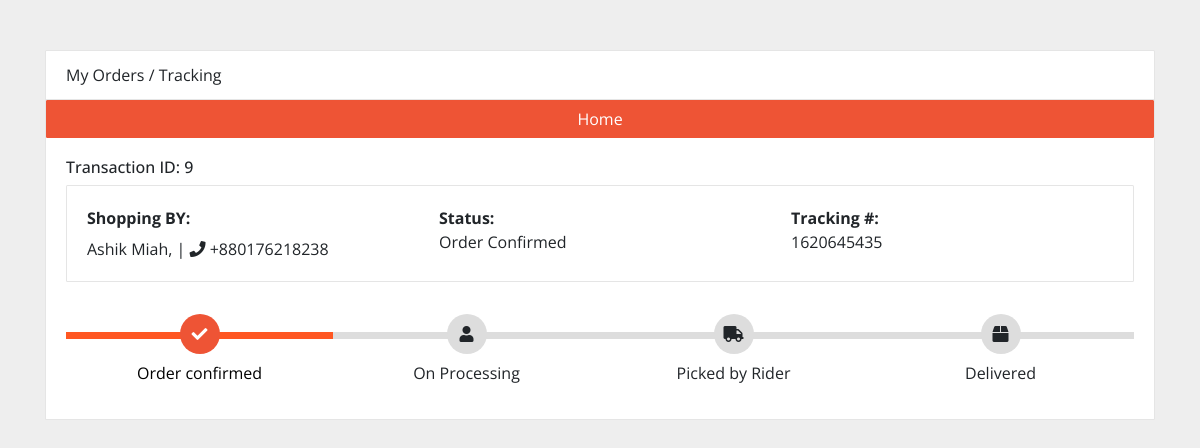
/track_order/ (signed in), run on an earlier commit of the app's database.
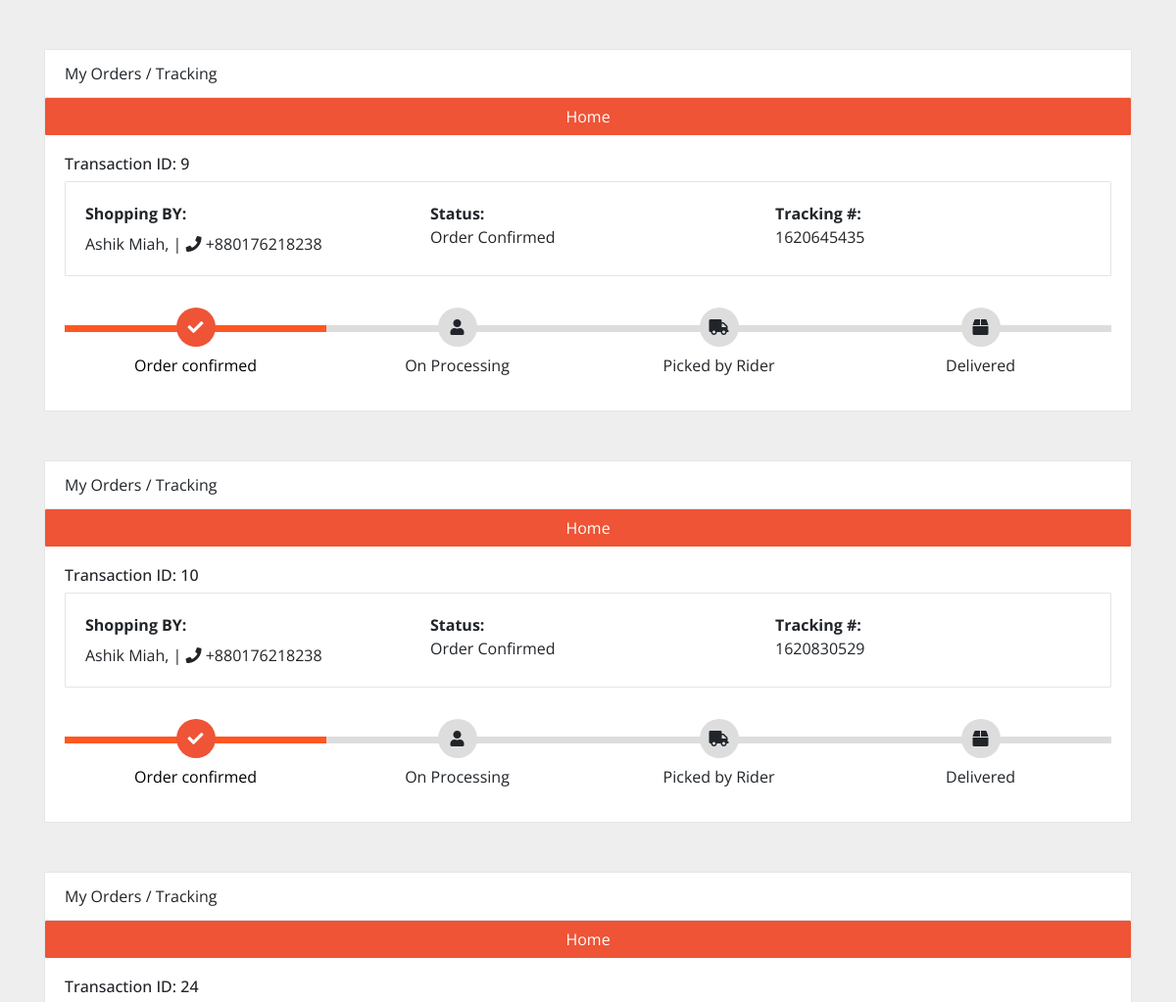
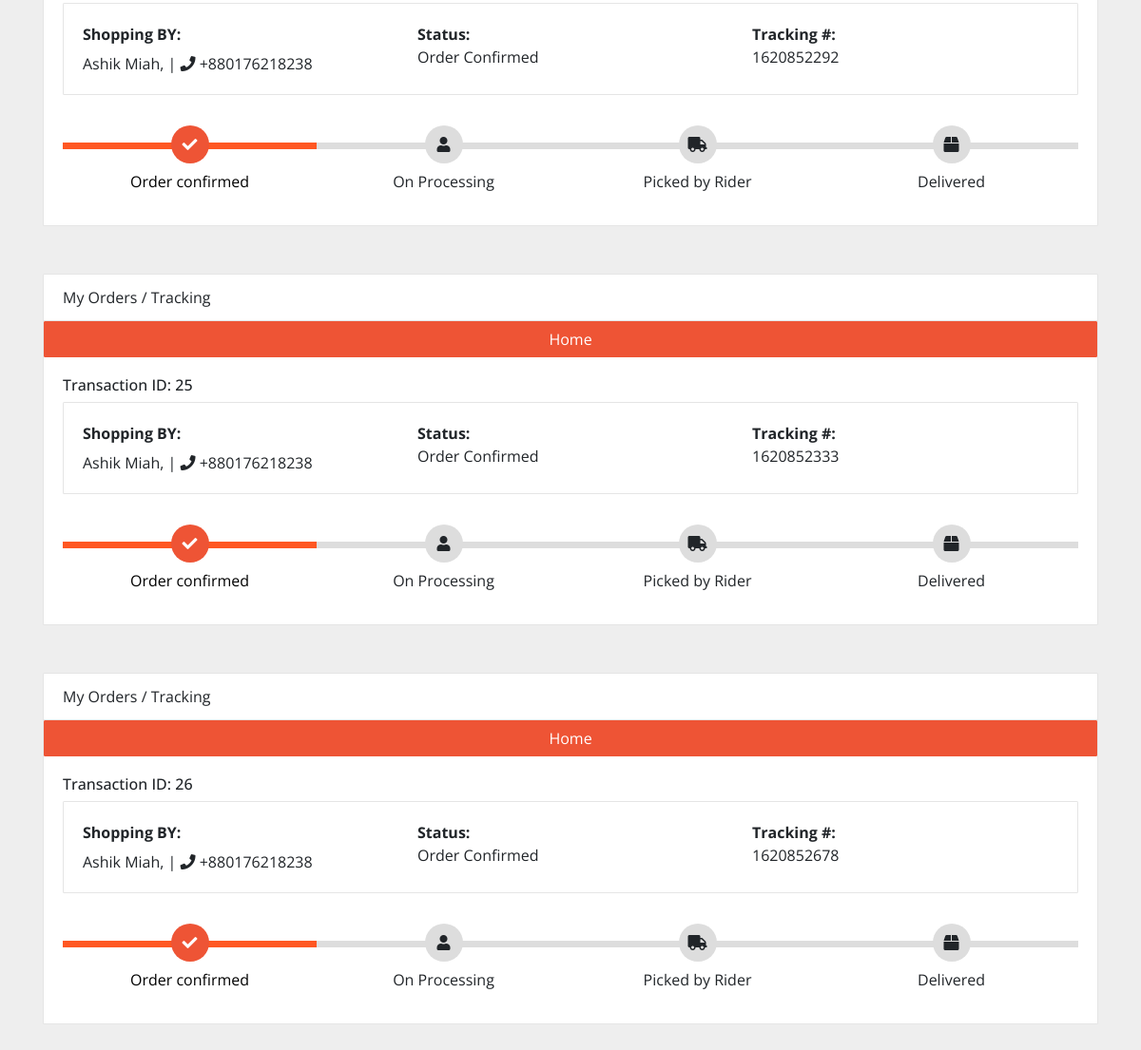
And on a later commit of the database (2 pictures, top to bottom).
### main/models.py (models this page shows, shortened)
class Order(models.Model):
    customer = models.ForeignKey(Customer, on_delete=models.SET_NULL, blank=True, null=True, related_name="orders")
    date_order = models.DateField(auto_now_add=True)
    time_order = models.TimeField(auto_now_add=True)
    complete = models.BooleanField(default=False, null=True)
    process = models.BooleanField(default=False)
    to_rider = models.BooleanField(default=False)
    delivered = models.BooleanField(default=False)
    transaction_id = models.CharField(max_length=200, null=True)
    class Meta:
        db_table = "order"

class Customer(models.Model):
    user = models.OneToOneField(User, on_delete=models.CASCADE,primary_key=True, related_name="customer_user")
    full_name = models.CharField(max_length=100, blank=True, null=True)
    phone_no = models.CharField(max_length=100, blank=True, null=True)
    class Meta:
        db_table = "customer_users"

### main/views.py (the view)
# urls.py: path('track_order/', views.track_order, name="track_order"),
def track_order(request):
    if request.user.is_authenticated and request.user.is_customer:
        customer = Customer.objects.get(user=request.user)
        order = Order.objects.filter(customer=customer)
        context = {"title":"Track Order","orders":order}
        return render(request, 'user/track_order.html',context)
    else:
        return redirect('/')

### main/templates/user/track_order.html (shortened to what this page needs)
<!DOCTYPE html>
<html lang="en">
<head>
</head>
<body>
    <link rel="stylesheet" href="https://stackpath.bootstrapcdn.com/bootstrap/4.3.1/css/bootstrap.min.css">
    <link rel="stylesheet" href="https://use.fontawesome.com/releases/v5.7.2/css/all.css">
    {%for order in orders%}
    {%if order.transaction_id%}
    <div class="track_order">
        <div class="container">
            <article class="card">
                <header class="card-header"> My Orders / Tracking </header>
                <a href="{%url 'home'%}" class="btn btn-warning shadow-none">Home</a>
                <div class="card-body">
                    <h6>Transaction ID: {{order.id}}</h6>
                    <article class="card">
                        <div class="card-body row">
                            <div class="col"> <strong>Shopping BY:</strong> <br> {{order.customer.full_name | title}}, | <i class="fa fa-phone"></i> {{order.customer.phone_no}} </div>
                            {%if order.complete == True and order.process == False and order.to_rider == False and order.delivered == False%}
                            <div class="col"> <strong>Status:</strong> <br> Order Confirmed </div>
                            {%elif order.complete == True and order.process == True and order.to_rider == False and order.delivered == False%}
                            <div class="col"> <strong>Status:</strong> <br> Order is Under Process </div>
                            {%elif order.complete == True and order.process == True and order.to_rider == True and order.delivered == False%}
                            <div class="col"> <strong>Status:</strong> <br> Picked By Rider </div>
                            {%elif order.complete == True and order.process == True and order.to_rider == True and order.delivered == True%}
                            <div class="col"> <strong>Status:</strong> <br> Order Delivered</div>
                            {%endif%}
                            <div class="col"> <strong>Tracking #:</strong> <br> {{order.transaction_id}}</div>
                        </div>
                    </article>
                    <div class="track">
                        {%if order.complete == True%}
                        <div class="step active"> <span class="icon"> <i class="fa fa-check"></i> </span> <span class="text">Order confirmed</span> </div>
                        {%else%}
                        <div class="step"> <span class="icon"> <i class="fa fa-check"></i> </span> <span class="text">Order confirmed</span> </div>
                        {%endif%}
                        {%if order.process == True%}
                        <div class="step active"> <span class="icon"> <i class="fa fa-user"></i> </span> <span class="text"> On Processing </span> </div>
                        {%else%}
                        <div class="step"> <span class="icon"> <i class="fa fa-user"></i> </span> <span class="text"> On Processing </span> </div>
                        {%endif%}
                        {%if order.to_rider%}
                        <div class="step active"> <span class="icon"> <i class="fa fa-truck"></i> </span> <span class="text"> Picked by Rider</span> </div>
                        {%else%}
                        <div class="step"> <span class="icon"> <i class="fa fa-truck"></i> </span> <span class="text"> Picked by Rider</span> </div>
                        {%endif%}
                        {%if order.delivered%}
                        <div class="step active"> <span class="icon"> <i class="fa fa-box"></i> </span> <span class="text">Delivered</span> </div>
                        {%else%}
                        <div class="step"> <span class="icon"> <i class="fa fa-box"></i> </span> <span class="text">Delivered</span> </div>
                        {%endif%}
                    </div>
                </div>
            </article>
        </div>
    </div>
    {%endif%}
    {%endfor%}
</body>
</html>

### main/templates/user/track_order.html (style rules this page uses)
body { background-color: #eeeeee; font-family: 'Open Sans', serif }
.container { margin-top: 50px; margin-bottom: 50px }
.card { position: relative; display: -webkit-box; display: -ms-flexbox; display: flex; -webkit-box-orient: vertical; -webkit-box-direction: normal; -ms-flex-direction: column; flex-direction: column; min-width: 0; word-wrap: break-word; background-color: #fff; background-clip: border-box; border: 1px solid rgba(0, 0, 0, 0.1); border-radius: 0.10rem }
.card-header:first-child { border-radius: calc(0.37rem - 1px) calc(0.37rem - 1px) 0 0 }
.card-header { padding: 0.75rem 1.25rem; margin-bottom: 0; background-color: #fff; border-bottom: 1px solid rgba(0, 0, 0, 0.1) }
.track { position: relative; background-color: #ddd; height: 7px; display: -webkit-box; display: -ms-flexbox; display: flex; margin-bottom: 60px; margin-top: 50px }
.track .step { -webkit-box-flex: 1; -ms-flex-positive: 1; flex-grow: 1; width: 25%; margin-top: -18px; text-align: center; position: relative }
.track .step.active:before { background: #FF5722 }
.track .step::before { height: 7px; position: absolute; content: ""; width: 100%; left: 0; top: 18px }
.track .step.active .icon { background: #ee5435; color: #fff }
.track .icon { display: inline-block; width: 40px; height: 40px; line-height: 40px; position: relative; border-radius: 100%; background: #ddd }
.track .step.active .text { font-weight: 400; color: #000 }
.track .text { display: block; margin-top: 7px }
.btn-warning { color: #ffffff; background-color: #ee5435; border-color: #ee5435; border-radius: 1px }
.fa { padding-top: 11px !important; }

What changed in the data, as far as the page shows it:
now on this page (row edited): Order: id "10", customer.full_name "Ashik Miah", customer.phone_no "+880176218238", shows "Status:", complete "Order Confirmed", transaction_id "1620830529", process False (drawn), to_rider False (drawn), delivered False (drawn)
added Order: id "24", customer.full_name "Ashik Miah", customer.phone_no "+880176218238", shows "Status:", complete "Order Confirmed", transaction_id "1620852292", process False (drawn), to_rider False (drawn), delivered False (drawn)
added Order: id "25", customer.full_name "Ashik Miah", customer.phone_no "+880176218238", shows "Status:", complete "Order Confirmed", transaction_id "1620852333", process False (drawn), to_rider False (drawn), delivered False (drawn)
added Order: id "26", customer.full_name "Ashik Miah", customer.phone_no "+880176218238", shows "Status:", complete "Order Confirmed", transaction_id "1620852678", process False (drawn), to_rider False (drawn), delivered False (drawn)
